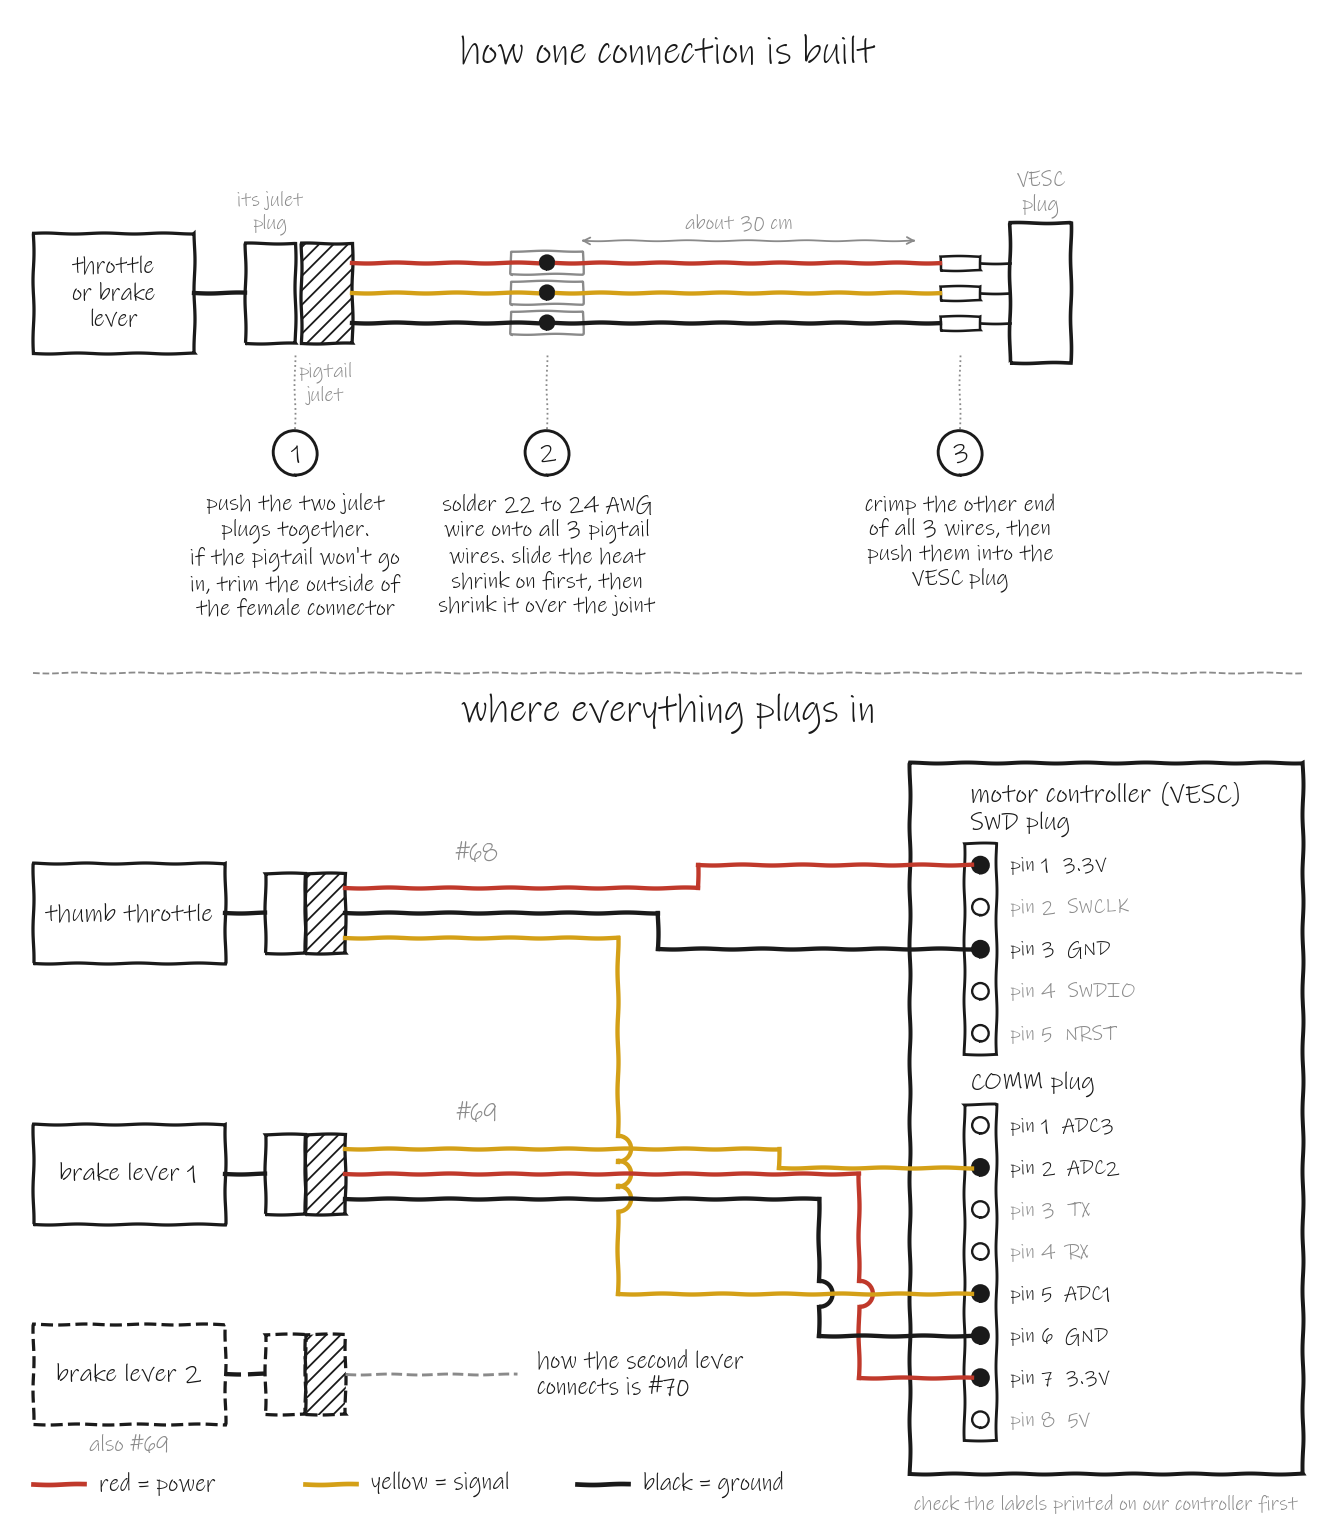

This chart was generated by the following Python code:
# Plain pen sketch of the whole pigtail hookup: how one connection is built (top),
# and where the throttle and both brake levers go on the motor controller (bottom).
import sys
import matplotlib
matplotlib.use('Agg')
import matplotlib.pyplot as plt
from matplotlib.patches import Rectangle, Circle, FancyBboxPatch, Arc
plt.rcParams['font.family'] = 'Ink Free'
plt.rcParams['path.sketch'] = (0.5, 60, 1.2)
OUT = sys.argv[1]
INK, GRAY = '#1a1a1a', '#8a8a8a'
WIRE = {'power': '#c0392b', 'signal': '#d4a017', 'ground': INK}

fig, ax = plt.subplots(figsize=(13, 15), facecolor='white')
ax.set_xlim(0, 130); ax.set_ylim(0, 150); ax.axis('off')


def t(x, y, s, fs=15, c=INK, ha='center', va='center'):
    ax.text(x, y, s, fontsize=fs, color=c, ha=ha, va=va)


def box(x, y, w, h, hatch=None, lw=1.8, ls='-'):
    ax.add_patch(Rectangle((x, y), w, h, fill=False, ec=INK, lw=lw, hatch=hatch, ls=ls))


# ======================= top: one connection, step by step =======================
t(65, 146, 'how one connection is built', fs=21)
Y = 122  # middle wire height

box(2, Y - 6, 16, 12); t(10, Y, 'throttle\nor brake\nlever', fs=13)
ax.plot([18, 23], [Y, Y], color=INK, lw=2.4)
box(23, Y - 5, 5, 10); t(25.5, Y + 8, 'its julet\nplug', fs=11, c=GRAY)
box(28.6, Y - 5, 5, 10, hatch='///'); t(31, Y - 9, 'pigtail\njulet', fs=11, c=GRAY)

# three pigtail wires, then the solder joints with heat shrink, then the new wire, then crimps
ys = {'power': Y + 3, 'signal': Y, 'ground': Y - 3}
for kind, y in ys.items():
    c = WIRE[kind]
    ax.plot([33.6, 52], [y, y], color=c, lw=2.4)                 # pigtail wire
    ax.add_patch(Circle((53, y), 0.7, fc=INK, ec=INK))           # solder joint
    ax.plot([54, 92], [y, y], color=c, lw=2.4)                   # 22 to 24 AWG wire
    ax.add_patch(Rectangle((92, y - 0.7), 4, 1.4, fc='white', ec=INK, lw=1.4))  # crimp
for y in ys.values():  # heat shrink over each joint
    ax.add_patch(FancyBboxPatch((49.5, y - 1.05), 7, 2.1, boxstyle='round,pad=0.1', fill=False, ec=GRAY, lw=1.3))

box(99, Y - 7, 6, 14, lw=2); t(102, Y + 10, 'VESC\nplug', fs=12, c=GRAY)
for y in ys.values():
    ax.plot([96, 99], [y, y], color=INK, lw=1.5)

# numbered steps under the drawing
steps = [
    (28, '1', 'push the two julet\nplugs together.\nif the pigtail won\'t go\nin, trim the outside of\nthe female connector'),
    (53, '2', 'solder 22 to 24 AWG\nwire onto all 3 pigtail\nwires. slide the heat\nshrink on first, then\nshrink it over the joint'),
    (94, '3', 'crimp the other end\nof all 3 wires, then\npush them into the\nVESC plug'),
]
for x, n, s in steps:
    ax.add_patch(Circle((x, Y - 16), 2.2, fill=False, ec=INK, lw=1.6)); t(x, Y - 16, n, fs=14)
    t(x, Y - 20, s, fs=12.5, va='top')
    ax.plot([x, x], [Y - 13.6, Y - 6], color=GRAY, lw=1, ls=':')
t(72, Y + 7, 'about 30 cm', fs=11, c=GRAY)
ax.annotate('', xy=(90, Y + 5.2), xytext=(56, Y + 5.2), arrowprops=dict(arrowstyle='<->', color=GRAY, lw=1))

ax.plot([2, 128], [84, 84], color=GRAY, lw=1, ls='--')

# ======================= bottom: where everything plugs in =======================
t(65, 80, 'where everything plugs in', fs=21)
PITCH = 4.2
SX = 96
COMM = ['ADC3', 'ADC2', 'TX', 'RX', 'ADC1', 'GND', '3.3V', '5V']
SWD = ['3.3V', 'SWCLK', 'GND', 'SWDIO', 'NRST']


def socket(ytop, title, pins, used, maybe=()):
    t(SX - 1, ytop + 3, title, fs=14, ha='left')
    ax.add_patch(Rectangle((SX - 1.6, ytop - len(pins) * PITCH + 1), 3.2, len(pins) * PITCH, fill=False, ec=INK, lw=1.6))
    pos = {}
    for i, name in enumerate(pins):
        y = ytop - 1.2 - i * PITCH
        on = name in used
        ax.add_patch(Circle((SX, y), 0.8, fc=INK if on else 'white', ec=INK, lw=1.3))
        t(SX + 3, y, f'pin {i + 1}  {name}', fs=11.5, c=INK if on or name in maybe else GRAY, ha='left')
        pos[name] = y
    return pos


ax.add_patch(Rectangle((89, 4), 39, 71, fill=False, ec=INK, lw=2.2))
t(108.5, 72, 'motor controller (VESC)', fs=15)
swd = socket(66, 'SWD plug', SWD, {'3.3V', 'GND'})
comm = socket(40, 'COMM plug', COMM, {'ADC2', 'ADC1', 'GND', '3.3V'}, maybe={'ADC3'})


def part(name, y0, ls='-'):
    box(2, y0 - 5, 19, 10, ls=ls); t(11.5, y0, name, fs=14)
    ax.plot([21, 25], [y0, y0], color=INK, lw=2.4, ls=ls)
    box(25, y0 - 4, 4, 8, ls=ls); box(29, y0 - 4, 4, 8, hatch='///', ls=ls)


def wire(y_from, x_turn, y_to, kind, hop=None, ls='-'):
    c = WIRE[kind]
    ax.plot([33, x_turn], [y_from, y_from], color=c, lw=2.4, ls=ls)
    lo, hi = sorted((y_from, y_to))
    hops = sorted([hop] if isinstance(hop, (int, float)) else (hop or []))
    y = lo
    for h in hops:  # small hop wherever this wire jumps over another one
        ax.plot([x_turn, x_turn], [y, h - 1.3], color=c, lw=2.4, ls=ls)
        ax.add_patch(Arc((x_turn, h), 2.6, 2.6, theta1=-90, theta2=90, color=c, lw=2.4))
        y = h + 1.3
    ax.plot([x_turn, x_turn], [y, hi], color=c, lw=2.4, ls=ls)
    ax.plot([x_turn, SX - 0.8], [y_to, y_to], color=c, lw=2.4, ls=ls)


part('thumb throttle', 60)
wire(62.5, 68, swd['3.3V'], 'power')
wire(60, 64, swd['GND'], 'ground')
wire(57.5, 60, comm['ADC1'], 'signal', hop=[36.5, 34, 31.5])
t(46, 66, '#68', fs=13, c=GRAY)

part('brake lever 1', 34)
wire(36.5, 76, comm['ADC2'], 'signal')
wire(34, 84, comm['3.3V'], 'power', hop=comm['ADC1'])
wire(31.5, 80, comm['GND'], 'ground', hop=comm['ADC1'])
t(46, 40, '#69', fs=13, c=GRAY)

part('brake lever 2', 14, ls='--')
ax.plot([33, 50], [14, 14], color=GRAY, lw=1.6, ls='--')
t(52, 14, 'how the second lever\nconnects is #70', fs=13, ha='left')
t(11.5, 7, 'also #69', fs=12, c=GRAY)

leg_y = 3
for i, (kind, label) in enumerate([('power', 'red = power'), ('signal', 'yellow = signal'), ('ground', 'black = ground')]):
    x = 2 + i * 27
    ax.plot([x, x + 5], [leg_y, leg_y], color=WIRE[kind], lw=2.6)
    t(x + 6.5, leg_y, label, fs=13, ha='left')

t(108.5, 1, 'check the labels printed on our controller first', fs=11, c=GRAY)
fig.savefig(OUT, dpi=130, bbox_inches='tight', facecolor='white')
